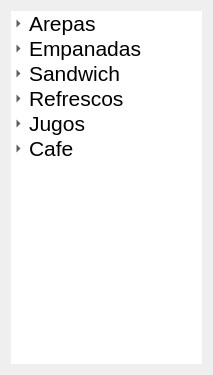
<?xml version="1.0" encoding="UTF-8"?>
<ui version="4.0">
 <class>Productos</class>
 <widget class="QWidget" name="Productos">
  <property name="geometry">
   <rect>
    <x>0</x>
    <y>0</y>
    <width>213</width>
    <height>375</height>
   </rect>
  </property>
  <property name="windowTitle">
   <string>Form</string>
  </property>
  <layout class="QGridLayout" name="gridLayout_2">
   <item row="0" column="0">
    <widget class="QTreeWidget" name="treeWidget">
     <property name="frameShape">
      <enum>QFrame::NoFrame</enum>
     </property>
     <property name="autoScrollMargin">
      <number>16</number>
     </property>
     <property name="iconSize">
      <size>
       <width>32</width>
       <height>32</height>
      </size>
     </property>
     <property name="indentation">
      <number>15</number>
     </property>
     <attribute name="headerVisible">
      <bool>false</bool>
     </attribute>
     <attribute name="headerCascadingSectionResizes">
      <bool>false</bool>
     </attribute>
     <column>
      <property name="text">
       <string>Productos</string>
      </property>
      <property name="font">
       <font>
        <pointsize>18</pointsize>
       </font>
      </property>
      <property name="textAlignment">
       <set>AlignHCenter|AlignVCenter|AlignCenter</set>
      </property>
      <property name="background">
       <color>
        <red>223</red>
        <green>223</green>
        <blue>223</blue>
       </color>
      </property>
      <property name="foreground">
       <brush brushstyle="SolidPattern">
        <color alpha="255">
         <red>0</red>
         <green>0</green>
         <blue>0</blue>
        </color>
       </brush>
      </property>
     </column>
     <item>
      <property name="text">
       <string>Arepas</string>
      </property>
      <property name="font">
       <font>
        <pointsize>16</pointsize>
       </font>
      </property>
      <property name="icon">
       <iconset resource="Images.qrc">
        <normaloff>:/new/prefix1/images/arepa.png</normaloff>:/new/prefix1/images/arepa.png</iconset>
      </property>
      <item>
       <property name="text">
        <string>Arepa de Chicharron</string>
       </property>
      </item>
      <item>
       <property name="text">
        <string>Arepa de Queso Amarillo</string>
       </property>
      </item>
      <item>
       <property name="text">
        <string>Arepa de Queso Guayanes</string>
       </property>
      </item>
      <item>
       <property name="text">
        <string>Arepa de Carne Mechada</string>
       </property>
      </item>
      <item>
       <property name="text">
        <string>Arepa Pelua</string>
       </property>
      </item>
      <item>
       <property name="text">
        <string>Arepa Reina Pepeada</string>
       </property>
      </item>
     </item>
     <item>
      <property name="text">
       <string>Empanadas</string>
      </property>
      <property name="font">
       <font>
        <pointsize>16</pointsize>
       </font>
      </property>
      <property name="icon">
       <iconset resource="Images.qrc">
        <normaloff>:/new/prefix1/images/empanadas3.jpg</normaloff>:/new/prefix1/images/empanadas3.jpg</iconset>
      </property>
      <item>
       <property name="text">
        <string>Empanada de Queso</string>
       </property>
      </item>
      <item>
       <property name="text">
        <string>Empanada de Carne Mechada</string>
       </property>
      </item>
      <item>
       <property name="text">
        <string>Empana de Carne Molida</string>
       </property>
      </item>
      <item>
       <property name="text">
        <string>Empanada Domino</string>
       </property>
      </item>
      <item>
       <property name="text">
        <string>Empanada de Pollo</string>
       </property>
      </item>
     </item>
     <item>
      <property name="text">
       <string>Sandwich</string>
      </property>
      <property name="font">
       <font>
        <pointsize>16</pointsize>
       </font>
      </property>
      <property name="icon">
       <iconset resource="Images.qrc">
        <normaloff>:/new/prefix1/images/sandwich.png</normaloff>:/new/prefix1/images/sandwich.png</iconset>
      </property>
      <item>
       <property name="text">
        <string>Sandwich de Jamon y Queso</string>
       </property>
      </item>
      <item>
       <property name="text">
        <string>Sandwich de Atun</string>
       </property>
      </item>
      <item>
       <property name="text">
        <string>Club House</string>
       </property>
      </item>
     </item>
     <item>
      <property name="text">
       <string>Refrescos</string>
      </property>
      <property name="font">
       <font>
        <pointsize>16</pointsize>
       </font>
      </property>
      <property name="icon">
       <iconset resource="Images.qrc">
        <normaloff>:/new/prefix1/images/refrescos.png</normaloff>:/new/prefix1/images/refrescos.png</iconset>
      </property>
      <item>
       <property name="text">
        <string>Pepsi</string>
       </property>
      </item>
      <item>
       <property name="text">
        <string>Coca-Cola</string>
       </property>
      </item>
      <item>
       <property name="text">
        <string>Frescolita</string>
       </property>
      </item>
      <item>
       <property name="text">
        <string>7up</string>
       </property>
      </item>
      <item>
       <property name="text">
        <string>Coca-Cola Zero</string>
       </property>
      </item>
     </item>
     <item>
      <property name="text">
       <string>Jugos</string>
      </property>
      <property name="font">
       <font>
        <pointsize>16</pointsize>
       </font>
      </property>
      <property name="icon">
       <iconset resource="Images.qrc">
        <normaloff>:/new/prefix1/images/jugos.png</normaloff>:/new/prefix1/images/jugos.png</iconset>
      </property>
      <item>
       <property name="text">
        <string>Naranja</string>
       </property>
      </item>
      <item>
       <property name="text">
        <string>Melon</string>
       </property>
      </item>
      <item>
       <property name="text">
        <string>Lechoza</string>
       </property>
      </item>
      <item>
       <property name="text">
        <string>Fresa</string>
       </property>
      </item>
      <item>
       <property name="text">
        <string>Durazno</string>
       </property>
      </item>
     </item>
     <item>
      <property name="text">
       <string>Cafe</string>
      </property>
      <property name="font">
       <font>
        <pointsize>16</pointsize>
       </font>
      </property>
      <property name="icon">
       <iconset resource="Images.qrc">
        <normaloff>:/new/prefix1/images/cafes.png</normaloff>:/new/prefix1/images/cafes.png</iconset>
      </property>
      <item>
       <property name="text">
        <string>Negro</string>
       </property>
      </item>
      <item>
       <property name="text">
        <string>Marron</string>
       </property>
      </item>
      <item>
       <property name="text">
        <string>Marron Oscuro</string>
       </property>
      </item>
      <item>
       <property name="text">
        <string>Con Leche</string>
       </property>
      </item>
      <item>
       <property name="text">
        <string>Guayoyo</string>
       </property>
      </item>
     </item>
    </widget>
   </item>
  </layout>
 </widget>
 <resources>
  <include location="Images.qrc"/>
 </resources>
 <connections>
  <connection>
   <sender>treeWidget</sender>
   <signal>itemClicked(QTreeWidgetItem*,int)</signal>
   <receiver>Productos</receiver>
   <slot>cantidadDialog(QTreeWidgetItem*,int)</slot>
   <hints>
    <hint type="sourcelabel">
     <x>207</x>
     <y>242</y>
    </hint>
    <hint type="destinationlabel">
     <x>214</x>
     <y>240</y>
    </hint>
   </hints>
  </connection>
 </connections>
 <slots>
  <slot>newProd(QTreeWidgetItem*,int)</slot>
  <slot>cantidadDialog(QTreeWidgetItem*,int)</slot>
 </slots>
</ui>
